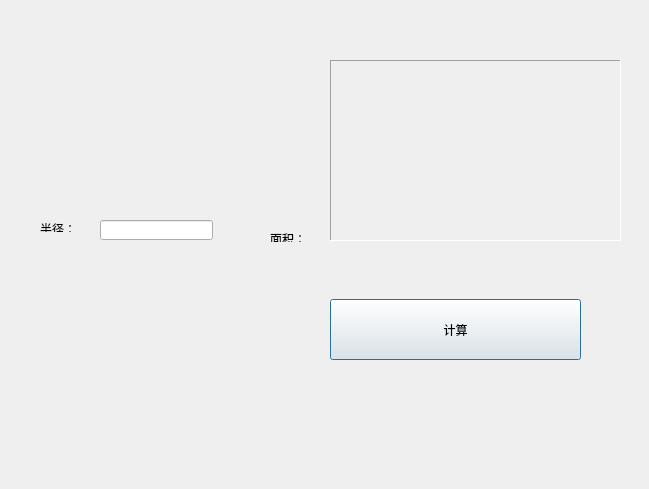
<?xml version="1.0" encoding="UTF-8"?>
<ui version="4.0">
 <class>Dialog</class>
 <widget class="QDialog" name="Dialog">
  <property name="geometry">
   <rect>
    <x>0</x>
    <y>0</y>
    <width>649</width>
    <height>489</height>
   </rect>
  </property>
  <property name="windowTitle">
   <string>Dialog</string>
  </property>
  <widget class="QLabel" name="areaLable_1">
   <property name="geometry">
    <rect>
     <x>270</x>
     <y>230</y>
     <width>54</width>
     <height>12</height>
    </rect>
   </property>
   <property name="text">
    <string>&lt;html&gt;&lt;head/&gt;&lt;body&gt;&lt;p&gt;面积：&lt;/p&gt;&lt;/body&gt;&lt;/html&gt;</string>
   </property>
  </widget>
  <widget class="QLabel" name="areaLable_2">
   <property name="geometry">
    <rect>
     <x>330</x>
     <y>60</y>
     <width>291</width>
     <height>181</height>
    </rect>
   </property>
   <property name="frameShape">
    <enum>QFrame::Panel</enum>
   </property>
   <property name="frameShadow">
    <enum>QFrame::Sunken</enum>
   </property>
   <property name="text">
    <string/>
   </property>
  </widget>
  <widget class="QLabel" name="radiusLabel">
   <property name="geometry">
    <rect>
     <x>40</x>
     <y>220</y>
     <width>54</width>
     <height>12</height>
    </rect>
   </property>
   <property name="text">
    <string>&lt;html&gt;&lt;head/&gt;&lt;body&gt;&lt;p&gt;半径：&lt;/p&gt;&lt;/body&gt;&lt;/html&gt;</string>
   </property>
  </widget>
  <widget class="QLineEdit" name="radiusLineEdit">
   <property name="geometry">
    <rect>
     <x>100</x>
     <y>220</y>
     <width>113</width>
     <height>20</height>
    </rect>
   </property>
  </widget>
  <widget class="QPushButton" name="countBtn">
   <property name="geometry">
    <rect>
     <x>330</x>
     <y>299</y>
     <width>251</width>
     <height>61</height>
    </rect>
   </property>
   <property name="text">
    <string>计算</string>
   </property>
  </widget>
 </widget>
 <layoutdefault spacing="6" margin="11"/>
 <resources/>
 <connections/>
</ui>
